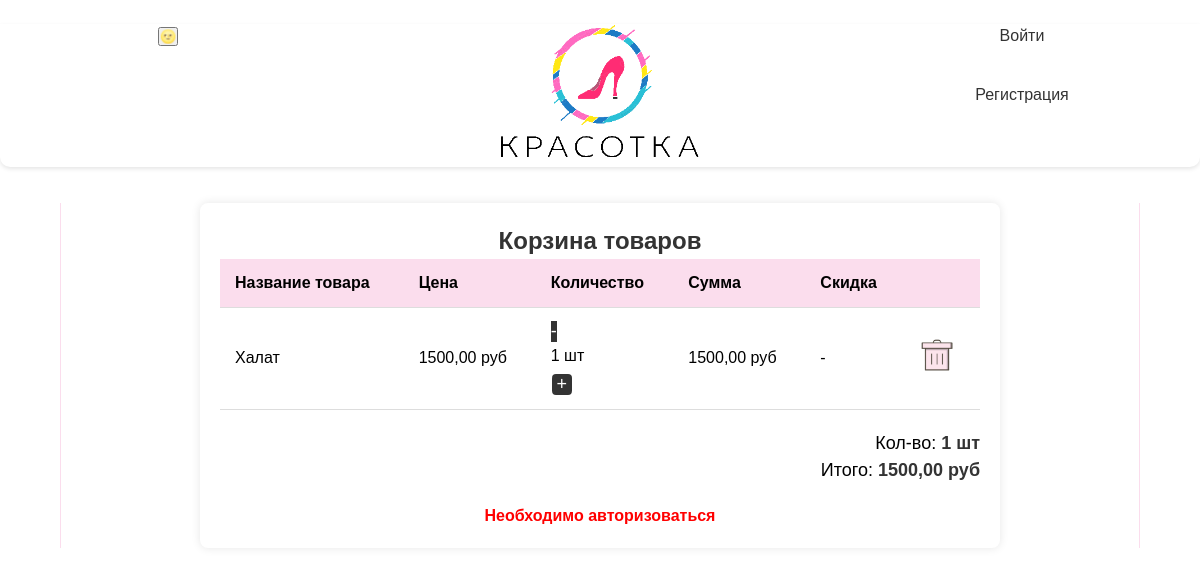
Screenshot of /purchase/cart/ with the database file from the repository.
### cart/models.py (models this page shows, shortened)
class Cart(models.Model):
    user = models.ForeignKey(to=User, on_delete=models.CASCADE, blank=True, null=True, verbose_name='пользователь')
    product = models.ForeignKey(to=Item, on_delete=models.CASCADE, verbose_name='товар')
    quantity = models.PositiveSmallIntegerField(default=0, verbose_name='кол-во')
    session_key = models.CharField(max_length=32, null=True, blank=True)
    created_timestamp = models.DateTimeField(auto_now_add=True, verbose_name='дата добавления')
    new_params = models.CharField(max_length=32, null=True, blank=True)
    size = models.CharField(max_length=5, null=True, blank=True)
    class Meta:
        db_table = 'cart'
        verbose_name = 'Корзина'
        verbose_name_plural = 'Корзина'
    objects = CartQueryset().as_manager()
    def product_price(self):
        return round(self.product.sell_price() * self.quantity, 2)

### mainApp/models.py (models this page shows, shortened)
class Item(models.Model):
    category = models.ForeignKey(Category, on_delete=models.CASCADE, null=True, verbose_name='Категория')
    name = models.CharField(max_length=100, verbose_name='Название')
    description = models.TextField(default=None, verbose_name='Описание')
    price = models.DecimalField(max_digits=10, decimal_places=2, verbose_name='Цена')
    image = models.ImageField(upload_to='items/%Y/%m/%d/', blank=True, verbose_name='Фото')
    created_at = models.DateTimeField(auto_now_add=True, verbose_name='Создано')
    updated_at = models.DateTimeField(auto_now=True, verbose_name='Обновлено')
    slug_name = models.SlugField(max_length=100, verbose_name='Слаг (форен кей)', blank=True)
    item_slug = models.SlugField(max_length=100, unique=True, verbose_name='Слаг (предмета))', blank=True)
    discount = models.DecimalField(default=0.00, max_digits=4, decimal_places=2, verbose_name='Скидка')
    size = models.ManyToManyField(Size, verbose_name='Размеры')
    def sell_price(self):
        if self.discount:
            return round(self.price - self.price * self.discount / 100, 2)
        return self.price
    class Meta:
        verbose_name = 'Вещи'
        verbose_name_plural = 'Вещи'
        ordering = ['created_at', 'updated_at']

### cart/views.py (the view, shortened to what this page needs)
# urls.py: path('cart/', CartView.as_view(), name='cart')
class CartView(View):
    def get(self, request, *args, **kwargs):
        carts = get_cart_user(request)
        data = {
            'carts': carts,
        }
        return render(request, 'cart.html', data)

### cart/models.py (called while the page is built)
    def total_price(self):
        return sum(cart.product_price() for cart in self)

    def total_quantity(self):
        if self:
            return sum(cart.quantity for cart in self)
        return 0

### cart/utils.py (called while the page is built)
def get_cart_user(request):
    if request.user.is_authenticated:
        return Cart.objects.filter(user=request.user)
    if not request.session.session_key:
        request.session.create()
    return Cart.objects.filter(session_key=request.session.session_key)

### cart/templates/cart.html (shortened to what this page needs)
{% extends 'base_auth.html' %}
{% load static %}
{% block content %}
<div class="cart_container">
    <h1>Корзина товаров</h1>
    <table>
        <thead>
        <tr>
            <th>Название товара</th>
            <th>Цена</th>
            <th>Количество</th>
            <th>Сумма</th>
            <th>Скидка</th>
            <th></th>
        </tr>
        </thead>
        {% for cart in carts %}
        <tbody>
        <tr class="{{cart.id}}">
            <td>{{cart.product.name}}</td>
            {% if cart.product.discount %}
            <td>{{cart.product.sell_price}} руб</td>
            {% else %}
            <td>{{cart.product.price}} руб</td>
            {% endif %}
            <td>
                <button class="decrement" data-product="{{ cart.product.id }}" data-quantity="1"
                        data-cartid="{{cart.id}}" data-action="decrement" data-path="{{ request.build_absolute_uri }}">{%csrf_token%}-
                </button>
                <p class="cart-quantity-item">{{ cart.quantity }} шт</p>
                <button class="increment" data-product="{{ cart.product.id }}" data-path="{{ request.build_absolute_uri }}" data-quantity="1"
                        data-action="increment">{%csrf_token%}+
                </button>
            </td>
            <td id="total_price_item">{{cart.product_price}} руб</td>
            {% if cart.product.discount %}
            <td>{{cart.product.discount}}%</td>
            {% else %}
            <td>-</td>
            {% endif %}
            <td>
                <button style="background-color: transparent;" class="trash_button" data-path="{{ request.build_absolute_uri }}" data-cartid="{{ cart.id }}"
                        data-action="delete" data-product="{{ cart.product.id }}">{%csrf_token%}<img
                        src="{% static 'mainApp/img/корзина.png' %}"></button>
            </td>
        </tr>
        </tbody>
        {% endfor %}
    </table>
    {% if not carts %}
    <h4 style="text-align: center; margin-top: 2%;">Пусто</h4>
    {% else %}
    <div class="total">
        Кол-во: <span><strong id="total_quantity">{{carts.total_quantity}} шт</strong></span><br>
        Итого: <span><strong id="total_price"> {{carts.total_price}} руб</strong></span>
    </div>
    {% endif %}
    {% if not user.is_authenticated%}
    <div class="not_authorized" style="width:250px;display:block;margin-left: auto;margin-right:auto;">
        <a href='http://127.0.0.1:8000/users/login/' style="color: red;">Необходимо авторизоваться</a>
    </div>
    {% endif %}
</div>
{% endblock %}

### mainApp/static/mainApp/css/style.css (style rules this page uses)
* { box-sizing: border-box; margin: 0; padding: 0; transition: background-color 1s ease, color 1s ease; }
body, html { height: 100%; margin: 0; }
html { scroll-behavior: smooth; }
body { font-family: 'Gilroy-Medium', sans-serif; margin: 0; font-size: 1rem; font-weight: 400; line-height: 1.5; color: #292b2c; background-color: var(--color-bg); color: var(--color-text); overflow-x: hidden; }
a { text-decoration: none; color: #333; }
img { max-width: 100%; }
p { font-size: 16px; margin-bottom: 5px; }
button { background-color: #333; border: none; color: #fff; cursor: pointer; font-size: 18px; transition: background-color 0.3s ease; }
.cart_container { max-width: 800px; margin: 20px auto; padding: 20px; background-color: #fff; border-radius: 8px; box-shadow: 0 0 10px rgba(0, 0, 0, 0.1); }
.cart_container h1 { text-align: center; font-size: 24px; color: #333; }
.cart_container table { width: 100%; border-collapse: collapse; }
.cart_container th, .cart_container td { padding: 12px 15px; text-align: left; border-bottom: 1px solid #ddd; }
.cart_container th { font-weight: bold; }
.cart_container thead { background-color: rgb(251 221 237); }
.cart_container td { vertical-align: middle; }
.cart_container .total { margin-top: 20px; text-align: right; font-size: 18px; }
.cart_container .total strong { font-weight: bold; color: #333; }
.not_authorized { margin-top: 20px; text-align: center; }
.not_authorized a { color: red; text-decoration: none; font-weight: bold; }
.trash_button img { width: auto; min-width: 40px; height: 40px; object-fit: contain; border-radius: 50%; transition: box-shadow 1s ease, background-color 1s ease; }
.increment, decrement { margin: 1%; width: 20px; border-radius: 20%; }

### rows the page displays
Cart: product.name "Халат", product.price "1500,00", quantity "1", product_price "1500,00", total_quantity "1", total_price "1500,00"
